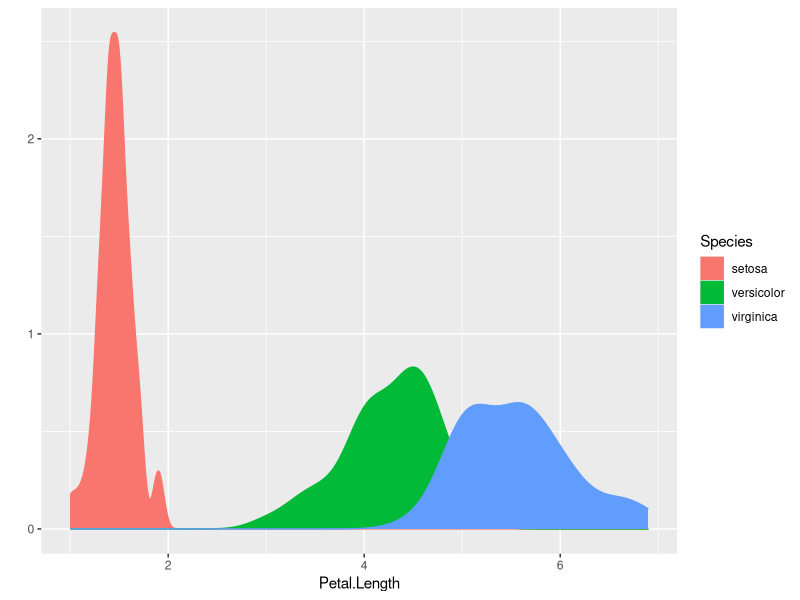
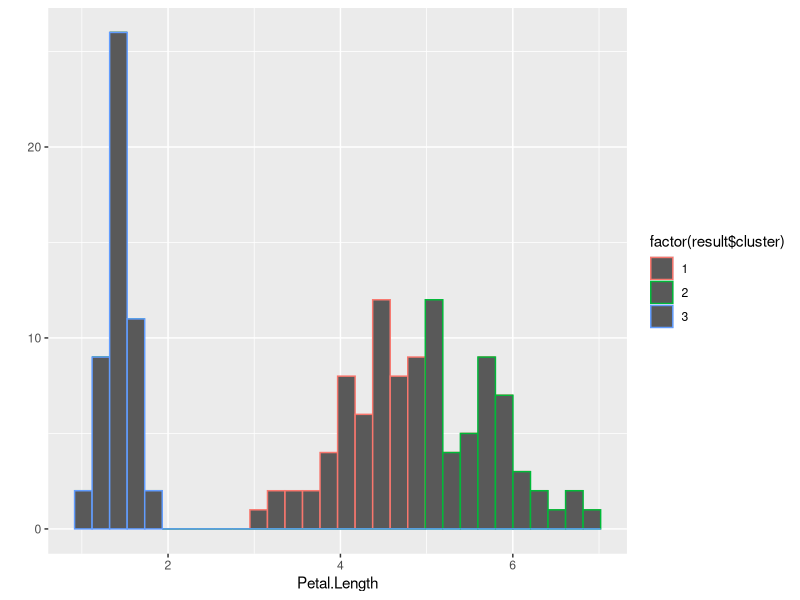

The R source for these figures, in order:
# CLUSTERING IRIS.R
#
#
# Version:
#
# Date:
# Author:
#
#TOC> ==========================================================================
#TOC>
#TOC>   Section  Title                                            Line
#TOC> --------------------------------------------------------------------------
#TOC>   1        Packages
#TOC>   2        Dataset exploration
#TOC>   3        Clustering
#TOC>   4        Multidimensional clustering
#TOC> ==========================================================================

# ====    1  Packages  =========================================================

if (!require(ggplot2, quietly = TRUE)) {
  install.packages("ggplot2")
  library(ggplot2)
}

# ====    2 Dataset exploration  ===============================================

my_data <- iris

# Let's explore the dataset
str(my_data)

summary(my_data$Petal.Length)

# Let's explore the distribution of petal length across the different species

qplot(
  Petal.Length,
  data = my_data,
  geom = 'density',
  color = Species,
  fill = Species
)

# ====    3 Clustering  ========================================================

# Can we exctract the different species into clusters using petal lenght?

my_data2 <- my_data[, "Petal.Length"]
num_clusters<-3
set.seed(1234)
result<-kmeans(my_data2, num_clusters, nstart = 20)


# Let's see how the original species have been assigned into clusters

table(result$cluster, my_data$Species)

# Let's plot sepal lenght per cluster

qplot(
  Petal.Length,
  data = my_data,
  color = factor(result$cluster))

# ====    4 Multidimensional clustering  =======================================

# Can we exctract the different species into clusters using 2 attributes?



# Let's plot sepal lenght and petal width per cluster

